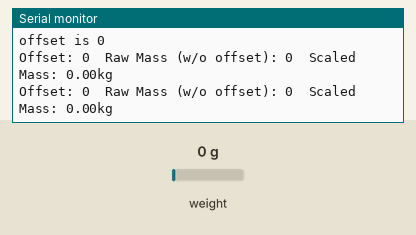
Simulated run of this sketch. Board: Arduino Uno, built with avr-gcc and run on an emulated ATmega328P. On the bench: the last lines printed to the serial monitor. The inputs (shaded band) are chosen by the test bench; at power-on: weight on the scale 0 g.

Above: at 1.4 s.
1.5 s: weight on the scale set to 100 g
At 1.5 s:
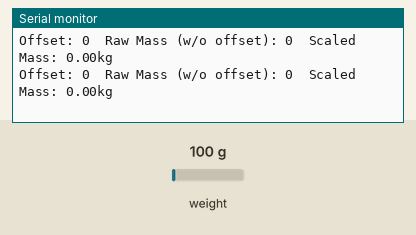
3.0 s: weight on the scale set to 1250 g
At 3.0 s:
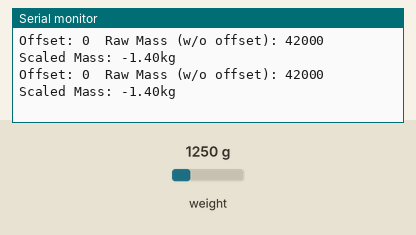
Timing chart, 0 to 6.0 s (numbered marks = the images above; inputs shaded):
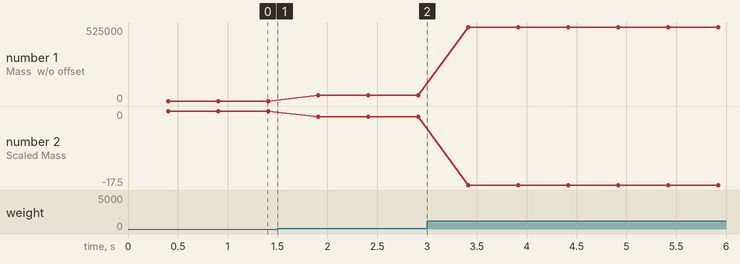

Measured:
- plotted number 1: 0 → 42000 after the input at 1.5 s, 42000 → 525000 after the input at 3.0 s
- plotted number 2: 0 → -1.4 after the input at 1.5 s, -1.4 → -17.5 after the input at 3.0 s

The sketch:

apico_ruche_calibration_mass.ino
```cpp
#include <HX711.h>

//----------- Mass sensor params
#define TIMES 2
#define GAIN 64  //or 128
#define SCALE -30000.0
#define MASS_DATA 6
#define MASS_CLK 5
//----------- Mass sensor
HX711 mass_sensor;

long offset = 0;

void setup() {
  Serial.begin(115200);
  while (!Serial)
    ;
  Serial.println("---Mass Calibration Sketch");
  Serial.print("Starting Load Sensor (avg on ");
  Serial.print(TIMES);
  Serial.print(" readings) ");
  Serial.println("-- Mass Sensor Setup");
  mass_sensor.begin(MASS_DATA, MASS_CLK);
  mass_sensor.wait_ready(200);
  Serial.println("done.");
  Serial.println("-- Mass Sensor Setup Finished.");
  mass_sensor.set_gain(GAIN);
  mass_sensor.tare(TIMES);
  offset = mass_sensor.get_offset();
  Serial.print("offset is ");
  Serial.println(offset);
}

void loop() {
  long reading = mass_sensor.read_average(TIMES);
  Serial.print("Offset: ");
  Serial.print(offset);
  Serial.print("\tRaw Mass (w/o offset): ");
  Serial.print(reading);
  Serial.print("\tScaled Mass: ");
  Serial.print((reading - offset) / SCALE);
  Serial.println("kg");
  delay(300);
}
```
